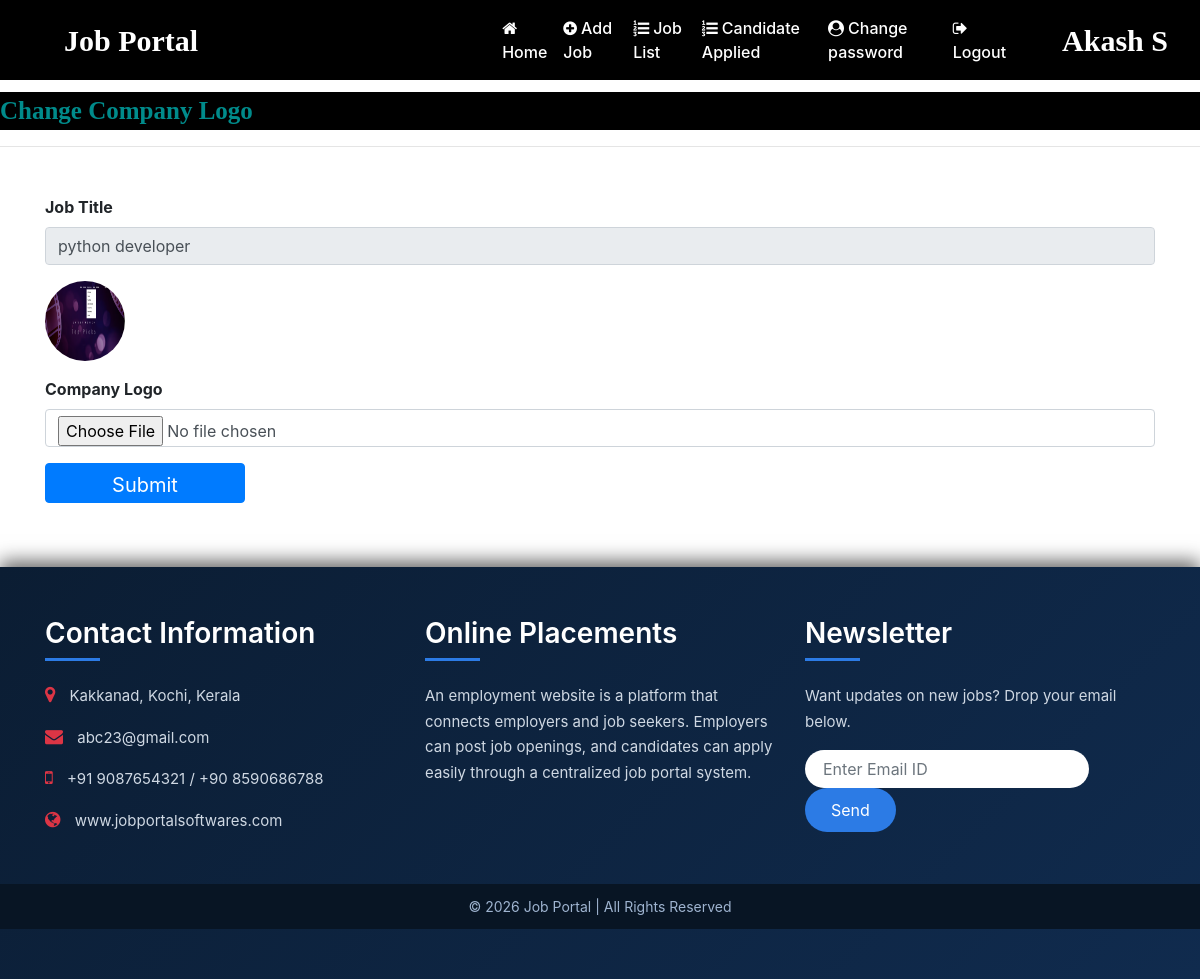
/change_companylogo/12 (signed in), run on the app's committed database.
### job/models.py (models this page shows, shortened)
class Job(models.Model):
    recruiter=models.ForeignKey(Recruiter,on_delete=models.CASCADE)
    start_date=models.DateField()
    end_date=models.DateField()
    title=models.CharField(max_length=100)
    salary = models.FloatField()
    image=models.FileField()
    description = models.CharField(max_length=300)
    experience = models.CharField(max_length=50)
    location = models.CharField(max_length=100)
    skills = models.CharField(max_length=100)
    creationdate = models.DateField()

### job/views.py (the view, shortened to what this page needs)
# urls.py: path('change_companylogo/<int:pid>', change_companylogo, name='change_companylogo'),
def change_companylogo(request,pid):
    if not request.user.is_authenticated:
        return redirect('recruiter_login')
    error=""
    job=Job.objects.get(id=pid)
    d={'error':error,'job':job}
    return render(request,'change_companylogo.html',d)

### job/templates/change_companylogo.html (shortened to what this page needs)
<!DOCTYPE html>
<html lang="en">
{% load static %}
<head>
</head>
<body>
    {% include 'recruiter_navigation.html' %}
<marquee style="font-family:'Monotype Corsiva'; font-size:25px; color:darkcyan;
background-color:black; font-weight:bold; margin-top:1%">
  Change Company Logo
</marquee>
<hr>
<form class="container mt-5"
      method="post"
      enctype="multipart/form-data">
    <div class="form-row">
        <div class="form-group col-md-12">
            <label><b>Job Title</b></label>
            <input type="text" class="form-control" readonly name="title" value="{{job.title}}" required>
        </div>
    </div>
    <div class="form-row">
        <div class="form-group col-md-12">
            <img src="{{ job.image.url}}" style="width:80px;height:80px;border-radius:50%">
        </div>
    </div>
    <div class="form-row">
        <div class="form-group col-md-12">
            <label><b>Company Logo</b></label>
            <input type="file" class="form-control" name="image" required>
        </div>
    </div>
    <input type="submit"
           value="Submit"
           class="btn btn-primary"
           style="height:40px; font-size:20px; width:200px;">
</form>
<br><br>
{% include 'footer.html' %}
</body>
</html>

### job/templates/recruiter_navigation.html (shortened to what this page needs)
<!DOCTYPE html>
<html lang="en">
{% load static %}
<head>
    <link rel="stylesheet" href="https://cdn.jsdelivr.net/npm/bootstrap@4.6.2/dist/css/bootstrap.min.css">
    <link rel="stylesheet" href="https://cdnjs.cloudflare.com/ajax/libs/font-awesome/4.7.0/css/font-awesome.min.css">
</head>
<body>
<nav class="navbar navbar-expand-sm" >
    <a class="navbar-brand text-white pl-5 font-weight-bold" style="font-family:'Monotype Corsiva';font-size:30px;">Job Portal</a>
    <ul class="navbar-nav">
        <li class="nav-item">
            <a class="nav-link" href="{% url 'recruiter_home' %}" style="margin-left:280px;"><i class="fa fa-home mr-1"></i>Home</a>
        </li>
        <li class="nav-item">
            <a class="nav-link" href="{% url 'add_job' %}" > <i class="fa fa-plus-circle mr-1"></i>Add Job</a>
        </li>
        <li class="nav-item">
            <a class="nav-link" href="{% url 'job_list' %}" > <i class="fa fa-list-ol mr-1"></i>Job List</a>
        </li>
        <li class="nav-item">
            <a class="nav-link" href="{% url 'applied_candidates' %}" > <i class="fa fa-list-ol mr-1"></i>Candidate Applied</a>
        </li>
        <li class="nav-item">
            <a class="nav-link" href="{% url 'change_pwdrecruiter' %}" > <i class="fa fa-user-circle mr-1"></i>Change password</a>
        </li>
        <li class="nav-item">
            <a class="nav-link" href="{% url 'Logout' %}" ><i class="fa fa-sign-out mr-1"></i>Logout</a>
        </li>
    </ul>
        <a class="navbar-brand text-white pl-5 font-weight-bold" style="font-family:'Monotype Corsiva';font-size:30px;">{{request.user.first_name}} {{request.user.last_name}}</a>
</nav>
</body>
</html>

### job/templates/recruiter_navigation.html (style rules this page uses)
.navbar { background:#000000 !important; }
.navbar a { color:white !important; font-weight:500; }
.navbar-brand { color:white !important; }
:root { --sky-blue: #2c7be5; --sky-blue-dark: #1b5fc1; --text-light: #ffffff; }
.fa { transition: transform 0.3s ease; }

### data on the page
Job: title "python developer", image (picture)

### other printed values
{{ request.user.first_name }} "Akash"
{{ request.user.last_name }} "S"
